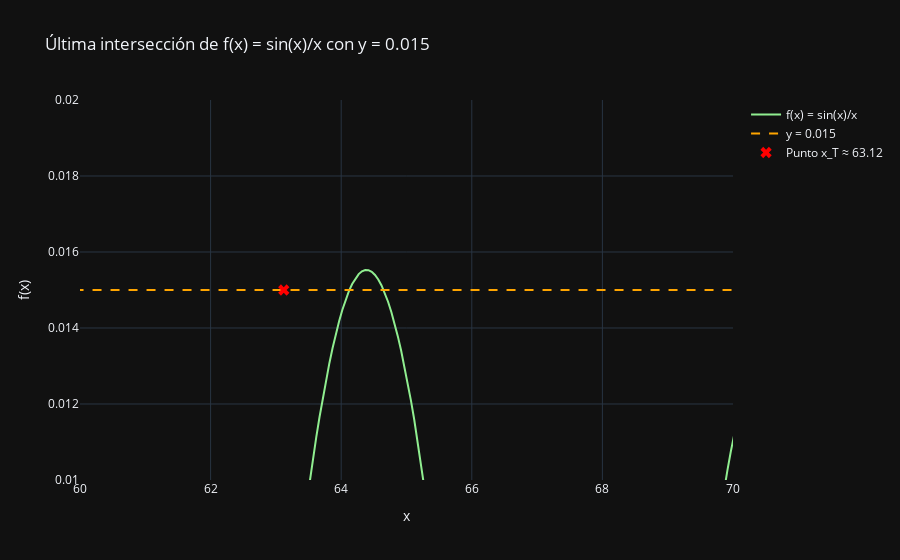

Notebook code for this chart:
### Code cell
def f_sinc(x):
    return np.sin(x) / x

x_vals = np.linspace(0.1, 100, 2000)
y_vals = f_sinc(x_vals)

condicion = 0.015
x_T = 63.1205

fig = go.Figure()

fig.add_trace(go.Scatter(
    x=x_vals,
    y=y_vals,
    mode='lines',
    name='f(x) = sin(x)/x',
    line=dict(color='lightgreen', width=2)
))

fig.add_trace(go.Scatter(
    x=[0.1, 100],
    y=[condicion, condicion],
    mode='lines',
    name='y = 0.015',
    line=dict(color='orange', width=2, dash='dash')
))

fig.add_trace(go.Scatter(
    x=[x_T],
    y=[condicion],
    mode='markers',
    name=f'Punto x_T ≈ {x_T:.2f}',
    marker=dict(color='red', size=10, symbol='x')
))

fig.update_layout(
    title='Última intersección de f(x) = sin(x)/x con y = 0.015',
    xaxis_title='x',
    yaxis_title='f(x)',
    template='plotly_dark',
    xaxis_range=[60, 70],
    yaxis_range=[0.01, 0.02]
)

fig.show()

### Figure 1 — Plotly figure (JSON) as saved in the notebook; plotly's stock layout.template omitted (floating-point values rounded to 4 significant figures; data arrays with more than 128 entries replaced by an {"elided": "..."} marker saying what was removed)
{"data": [{"line": {"color": "lightgreen", "width": 2}, "mode": "lines", "name": "f(x) = sin(x)/x", "type": "scatter", "x": {"elided": "2000 float values"}, "y": {"elided": "2000 float values"}}, {"line": {"color": "orange", "dash": "dash", "width": 2}, "mode": "lines", "name": "y = 0.015", "type": "scatter", "x": [0.1, 100], "y": [0.015, 0.015]}, {"marker": {"color": "red", "size": 10, "symbol": "x"}, "mode": "markers", "name": "Punto x_T ≈ 63.12", "type": "scatter", "x": [63.12], "y": [0.015]}], "layout": {"title": {"text": "Última intersección de f(x) = sin(x)/x con y = 0.015"}, "xaxis": {"range": [60, 70], "title": {"text": "x"}}, "yaxis": {"range": [0.01, 0.02], "title": {"text": "f(x)"}}}}
